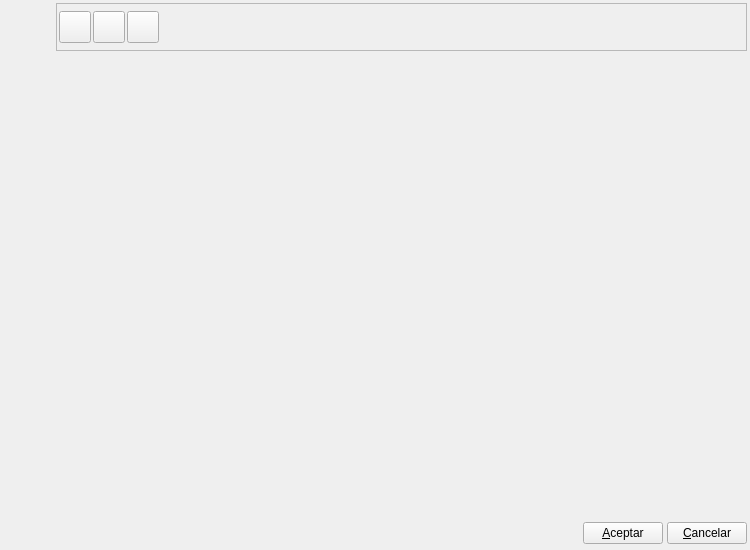
<?xml version="1.0" encoding="UTF-8"?>
<ui version="4.0">
 <author>Alvaro de Miguel</author>
 <class>AutoFormBase</class>
 <widget class="QWidget" name="AutoFormBase">
  <property name="geometry">
   <rect>
    <x>0</x>
    <y>0</y>
    <width>750</width>
    <height>550</height>
   </rect>
  </property>
  <property name="sizePolicy">
   <sizepolicy hsizetype="Preferred" vsizetype="Expanding">
    <horstretch>0</horstretch>
    <verstretch>0</verstretch>
   </sizepolicy>
  </property>
  <property name="minimumSize">
   <size>
    <width>750</width>
    <height>550</height>
   </size>
  </property>
  <property name="windowTitle">
   <string>Nuevo Socio</string>
  </property>
  <property name="windowIcon">
   <iconset>
    <normaloff>:/ImgGestionAula/icons/tutor-new.png</normaloff>:/ImgGestionAula/icons/tutor-new.png</iconset>
  </property>
  <layout class="QGridLayout" name="gridLayout_5">
   <item row="0" column="0">
    <layout class="QHBoxLayout">
     <property name="spacing">
      <number>5</number>
     </property>
     <property name="margin">
      <number>0</number>
     </property>
     <item>
      <widget class="QLabel" name="label">
       <property name="minimumSize">
        <size>
         <width>48</width>
         <height>48</height>
        </size>
       </property>
       <property name="maximumSize">
        <size>
         <width>48</width>
         <height>48</height>
        </size>
       </property>
       <property name="text">
        <string/>
       </property>
       <property name="pixmap">
        <pixmap>:/ImgGestionAula/icons/tutor-new.png</pixmap>
       </property>
       <property name="scaledContents">
        <bool>true</bool>
       </property>
      </widget>
     </item>
     <item>
      <widget class="QFrame" name="mui_plugbotones">
       <property name="frameShape">
        <enum>QFrame::StyledPanel</enum>
       </property>
       <property name="frameShadow">
        <enum>QFrame::Raised</enum>
       </property>
       <layout class="QHBoxLayout">
        <property name="spacing">
         <number>2</number>
        </property>
        <property name="margin">
         <number>2</number>
        </property>
        <item>
         <widget class="QToolButton" name="mui_guardar">
          <property name="minimumSize">
           <size>
            <width>32</width>
            <height>32</height>
           </size>
          </property>
          <property name="maximumSize">
           <size>
            <width>32</width>
            <height>32</height>
           </size>
          </property>
          <property name="toolTip">
           <string>Guardar</string>
          </property>
          <property name="whatsThis">
           <string>Guardar</string>
          </property>
          <property name="text">
           <string/>
          </property>
          <property name="icon">
           <iconset resource="../../../bulmages.qrc">
            <normaloff>:/Images/edit-save.png</normaloff>:/Images/edit-save.png</iconset>
          </property>
          <property name="iconSize">
           <size>
            <width>22</width>
            <height>22</height>
           </size>
          </property>
          <property name="shortcut">
           <string>Ctrl+S</string>
          </property>
         </widget>
        </item>
        <item>
         <widget class="QToolButton" name="mui_borrar">
          <property name="minimumSize">
           <size>
            <width>32</width>
            <height>32</height>
           </size>
          </property>
          <property name="maximumSize">
           <size>
            <width>32</width>
            <height>32</height>
           </size>
          </property>
          <property name="toolTip">
           <string>Borrar</string>
          </property>
          <property name="whatsThis">
           <string>Borrar</string>
          </property>
          <property name="text">
           <string/>
          </property>
          <property name="icon">
           <iconset resource="../../../bulmages.qrc">
            <normaloff>:/Images/edit-delete.png</normaloff>:/Images/edit-delete.png</iconset>
          </property>
          <property name="iconSize">
           <size>
            <width>22</width>
            <height>22</height>
           </size>
          </property>
          <property name="shortcut">
           <string>Ctrl+D</string>
          </property>
         </widget>
        </item>
        <item>
         <widget class="QToolButton" name="mui_imprimir">
          <property name="minimumSize">
           <size>
            <width>32</width>
            <height>32</height>
           </size>
          </property>
          <property name="maximumSize">
           <size>
            <width>32</width>
            <height>32</height>
           </size>
          </property>
          <property name="toolTip">
           <string>Imprimir</string>
          </property>
          <property name="whatsThis">
           <string>Imprimir</string>
          </property>
          <property name="text">
           <string/>
          </property>
          <property name="icon">
           <iconset resource="../../../bulmages.qrc">
            <normaloff>:/Images/document-print.png</normaloff>:/Images/document-print.png</iconset>
          </property>
          <property name="iconSize">
           <size>
            <width>22</width>
            <height>22</height>
           </size>
          </property>
          <property name="shortcut">
           <string>Ctrl+I</string>
          </property>
         </widget>
        </item>
        <item>
         <layout class="QHBoxLayout" name="mui_hboxLayout"/>
        </item>
        <item>
         <spacer>
          <property name="orientation">
           <enum>Qt::Horizontal</enum>
          </property>
          <property name="sizeType">
           <enum>QSizePolicy::Expanding</enum>
          </property>
          <property name="sizeHint" stdset="0">
           <size>
            <width>350</width>
            <height>34</height>
           </size>
          </property>
         </spacer>
        </item>
       </layout>
      </widget>
     </item>
    </layout>
   </item>
   <item row="2" column="0">
    <layout class="QHBoxLayout">
     <property name="spacing">
      <number>4</number>
     </property>
     <property name="sizeConstraint">
      <enum>QLayout::SetMinimumSize</enum>
     </property>
     <property name="margin">
      <number>0</number>
     </property>
     <item>
      <spacer>
       <property name="orientation">
        <enum>Qt::Horizontal</enum>
       </property>
       <property name="sizeType">
        <enum>QSizePolicy::Expanding</enum>
       </property>
       <property name="sizeHint" stdset="0">
        <size>
         <width>201</width>
         <height>27</height>
        </size>
       </property>
      </spacer>
     </item>
     <item>
      <widget class="QPushButton" name="mui_aceptar">
       <property name="text">
        <string>&amp;Aceptar</string>
       </property>
      </widget>
     </item>
     <item>
      <widget class="QPushButton" name="mui_cancelar">
       <property name="text">
        <string>&amp;Cancelar</string>
       </property>
      </widget>
     </item>
    </layout>
   </item>
   <item row="1" column="0">
    <widget class="QWidget" name="m_general" native="true">
     <property name="sizePolicy">
      <sizepolicy hsizetype="Preferred" vsizetype="Expanding">
       <horstretch>0</horstretch>
       <verstretch>0</verstretch>
      </sizepolicy>
     </property>
    </widget>
   </item>
  </layout>
 </widget>
 <layoutdefault spacing="4" margin="3"/>
 <tabstops>
  <tabstop>mui_aceptar</tabstop>
  <tabstop>mui_imprimir</tabstop>
  <tabstop>mui_cancelar</tabstop>
  <tabstop>mui_borrar</tabstop>
  <tabstop>mui_guardar</tabstop>
 </tabstops>
 <resources>
  <include location="../../../bulmages.qrc"/>
  <include location="../pluginbf_profesor/gestionaula.qrc"/>
 </resources>
 <connections/>
</ui>
